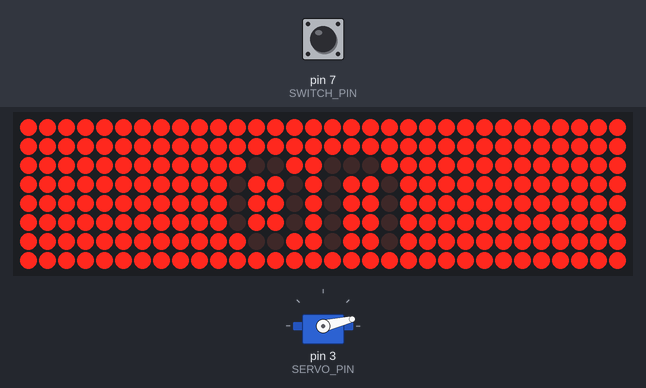
Bench run of a sketch on a simulated Arduino Uno, built with avr-gcc and run on an emulated ATmega328P. Parts: servo, 32×8 LED matrix. The inputs (shaded band) are chosen by the test bench; at power-on: pin 7 (SWITCH_PIN) HIGH.

Above: at 4.2 s.
4.3 s: pin 7 (SWITCH_PIN) pulled LOW for 0.15 s
At 4.37 s:
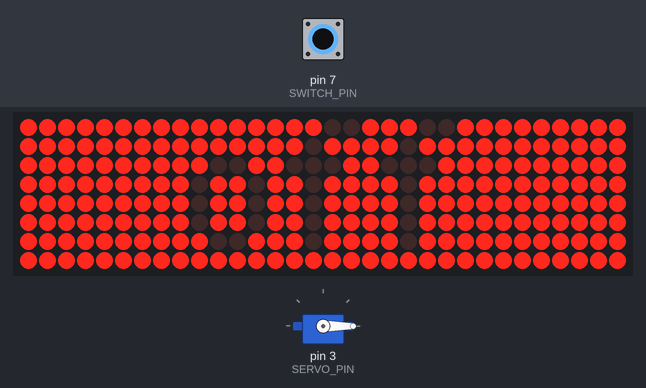
5.9 s: pin 7 (SWITCH_PIN) pulled LOW for 3.2 s
At 10.3 s:
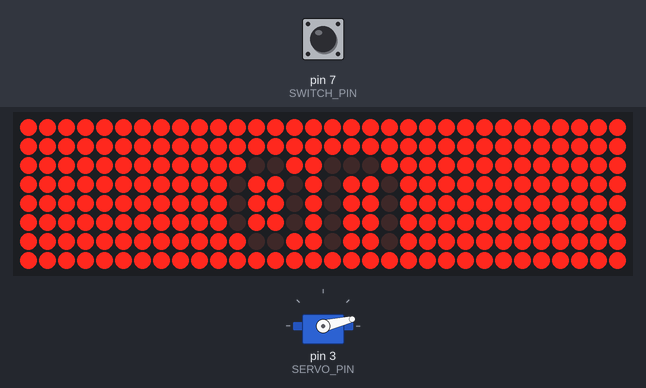
Timing chart, 0 to 11.8 s (numbered marks = the images above; inputs shaded):
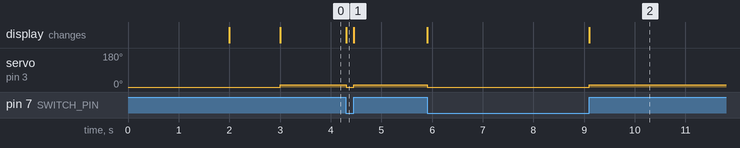

The sketch:

servo.ino
```cpp
#include <Servo.h>
#include <MD_Parola.h>
#include <MD_MAX72xx.h>
#include <TimeLib.h>
#include <SPI.h>

#define SERVO_PIN 3
#define MAX_DEVICES 4 // number of led display
#define CS_PIN 10
#define SWITCH_PIN 7
#define HARDWARE_TYPE MD_MAX72XX::ICSTATION_HW
#define LAMP_MODULE true
#define DISPLAY_MODULE true
#define SWITCH_MODULE true

Servo lamp; // servo controller (multiple can exist)

MD_Parola myDisplay = MD_Parola(HARDWARE_TYPE, CS_PIN, MAX_DEVICES);

int pos = 0;    // servo starting position
String msgStr = "\x010 \x00a"; // display message before receiving msg from PC
bool lastStatus = false; // off, default

void setup() {
  if (LAMP_MODULE){lamp.attach(SERVO_PIN); } // start servo control
  lamp.write(0);
  delay(2000);

  if (DISPLAY_MODULE) {
    Serial.begin(9600);
    //setSyncProvider(requestSync);
    myDisplay.begin();
    myDisplay.setIntensity(0);
    myDisplay.setInvert(true);
    myDisplay.setTextAlignment(PA_CENTER);
  }
  delay(1000);
  //lamp.write(13);

}

void loop() {
  if (SWITCH_MODULE) {
    if (digitalRead(SWITCH_PIN) == LOW) {
      myDisplay.print("off");
      if (lastStatus) { lamp.write(0); lastStatus = false; }
    }
    else {
      myDisplay.print("on");
      lamp.write(13);
      if (not lastStatus) { lamp.write(13); lastStatus = true; }

    }
  }


  //if (DISPLAY_MODULE) {
  //  myDisplay.setTextAlignment(PA_CENTER);
  //  myDisplay.print(msgStr);
  //  if (Serial.available()) {
  //    msgStr = Serial.readString();
  //    msgStr.trim();
  //    Serial.print(msgStr);
  //  }
  //}
  //if (LAMP_MODULE) {
  //  for (pos = 0; pos <= 180; pos += 1) { // goes from 0 degrees to 180 degrees
  //    // in steps of 1 degree
  //    lamp.write(pos);              // tell servo to go to position in variable 'pos'
  //    delay(15); // delay to allow the servo to reach the desired position
  //    if (pos==90){
  //      delay(5000); //wait 5 seconds once positioned at 90 degrees
  //    }
  //  }
  //  delay(5000); // wait 5 seconds after reaching 180 degrees

  //  for (pos = 180; pos >= 0; pos -= 1) { // goes from 180 degrees to 0 degrees
  //    lamp.write(pos);              // tell servo to go to position in variable 'pos'
  //    delay(15);
  //    if (pos==90){
  //      delay(5000); // wait 5 seconds once positioned at 90 degrees
  //    }
  //  }
  //  delay(5000); // wait 5 seconds after arriving back at 0 degrees
  //}
}
```

Measured:
- after the input at 4.3 s, servo on pin 3 (SERVO_PIN): 13° → 0° at once, → 13° 0.15 s later; the display: changes at once (image 1)
- after the input at 5.9 s, servo on pin 3 (SERVO_PIN): 13° → 0° at once, → 13° 3.2 s later; the display: first changes at once (image 2 shows a later state)
